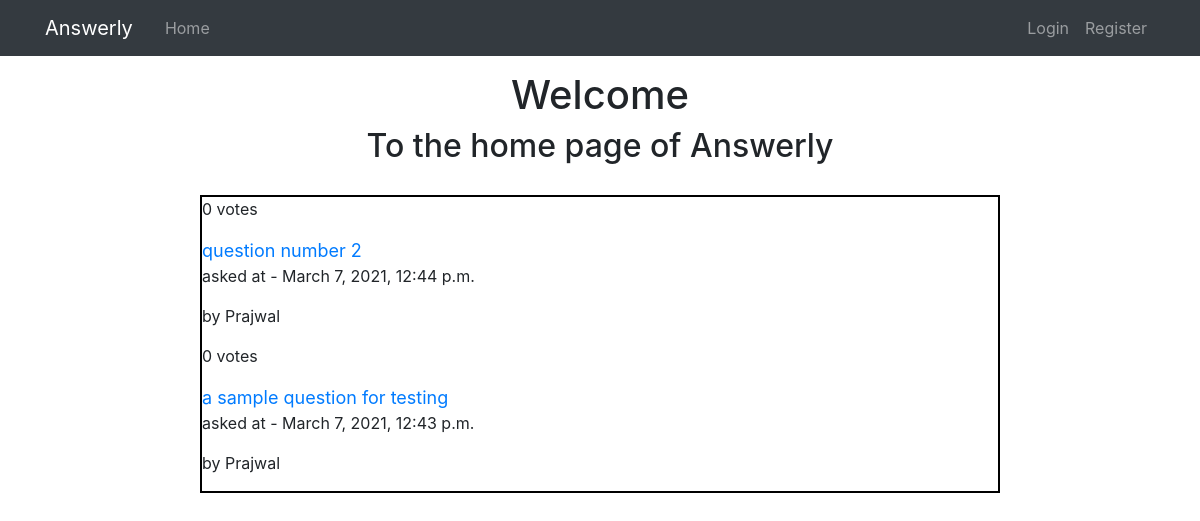
/, run on an earlier commit of the app's database.
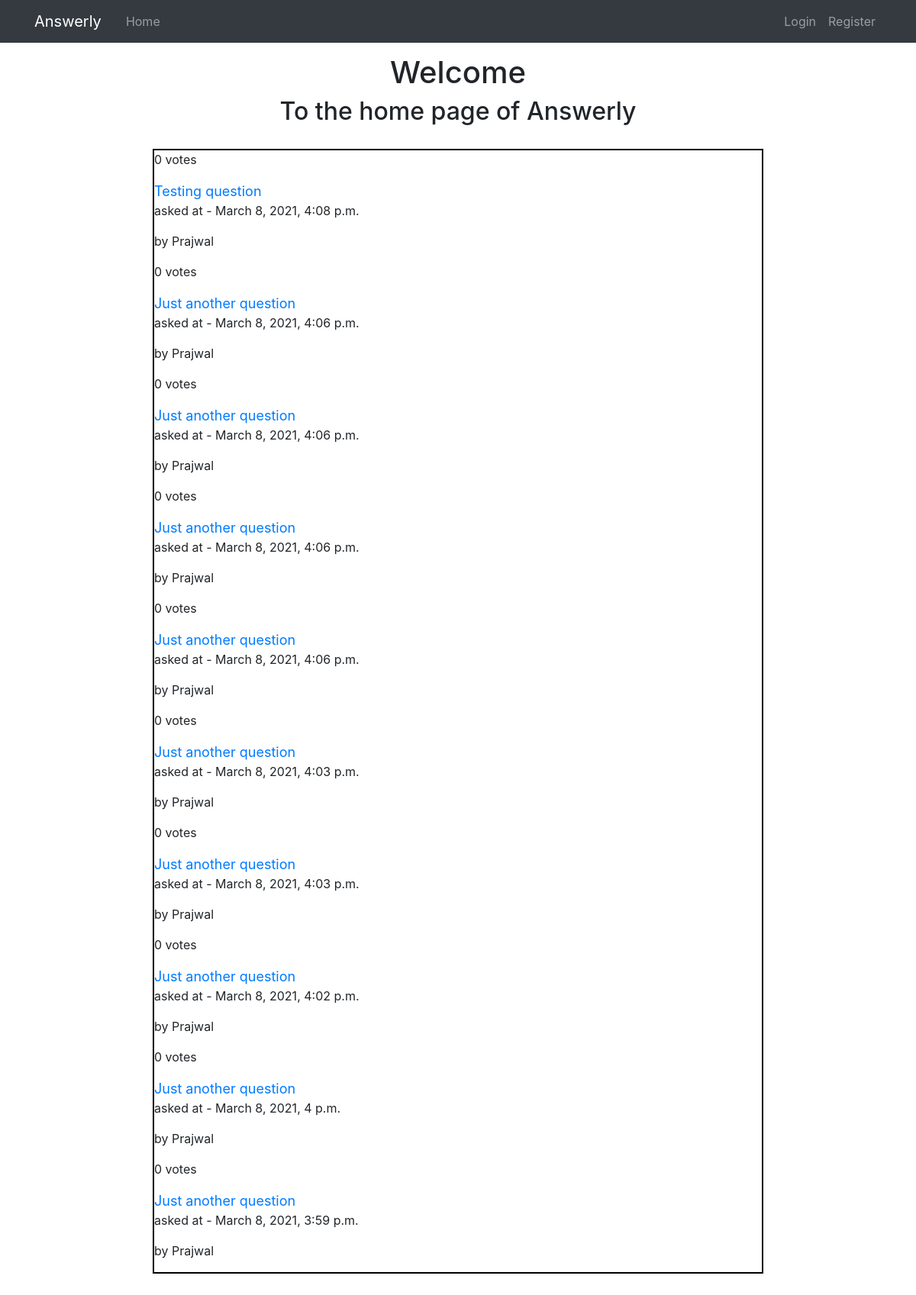
And on a later commit of the database.
### main/models.py (models this page shows, shortened)
class Question(models.Model):
    title = models.CharField('title for question', max_length=150, blank=False)
    content = models.TextField(
        'more information about question', blank=True, default='')
    asked_by = models.ForeignKey(to=get_user_model(), on_delete=models.CASCADE)
    created_at = models.DateTimeField(default=timezone.now, blank=True)
    votes = models.IntegerField('number of votes cast', default=0)

### users/models.py (models this page shows, shortened)
class User(AbstractUser):
    username = None
    email = models.EmailField('email address', unique=True)
    first_name = models.CharField(max_length=50, blank=False)
    last_name = models.CharField(max_length=50, blank=False)
    PRN = models.CharField('Permanent Registration Number',
                           max_length=10, unique=True, blank=False)
    year = models.IntegerField('year studying ex: 1 - first year',
                               choices=[(1, 1), (2, 2), (3, 3), (4, 4)], blank=False, default=1)
    branch = models.CharField("branch currently studying", max_length=50, blank=False, choices=[
                              ("COMP", "COMP"), ("E&TC", "E&TC"), ("MECH", "MECH")], default="COMP")
    division = models.CharField("division currently studying", max_length=50, blank=False, choices=[
                                ("A", "A"), ("B", "B"), ("SS", "SS")])
    date_joined = models.DateTimeField(
        "date user created account", default=timezone.now)
    USERNAME_FIELD = 'email'
    REQUIRED_FIELDS = ['first_name', 'last_name',
                       'PRN', 'year', 'branch', 'division']
    objects = CustomUserManager()

### main/views.py (the view)
# urls.py: 2. Add a URL to urlpatterns:  path('', views.home, name='home')
def home(request):
    question_list = Question.objects.order_by('-created_at')[:10]
    return render(request, 'main/home.html', {'question_list': question_list})

### main/templates/main/home.html
{% extends 'main/base.html' %}
{% load static %}
{% block stylesheets %}
<link rel="stylesheet" href="{% static 'main/home.css' %}">
{% endblock stylesheets %}
{% block content%}
<div class="welcome_header">
  <h1>Welcome</h1>
  <h2>To the home page of Answerly</h2>
</div>
<div class="questions_container">
  {% for question in question_list %}
  <div class="question">
    <p class="question__votes">{{ question.votes }} votes</p>
    <a class="question__title" href="{% url 'main:question_details' question.id %}">
      {{question.title}}
    </a>
    <p class="question__time">asked at - {{ question.created_at }}</p>
    <p class="question__author"> by {{ question.asked_by.first_name }}</p>
  </div>
  {% endfor %}
</div>
{% endblock content%}

### main/templates/main/base.html (shortened to what this page needs)
{% load static %}
<!DOCTYPE html>
<html lang="en">
  <head>
    <link
      rel="stylesheet"
      href="https://stackpath.bootstrapcdn.com/bootstrap/4.4.1/css/bootstrap.min.css"
    />
    <link rel="stylesheet" href="{% static 'main/base.css' %}">
    {% block stylesheets %}
    {% endblock stylesheets %}
  </head>
  <body>
    <header class="site-header">
      {% include 'main/navbar.html' %}
    </header>
    <div class="base_container">
      {% block content%}
      {% endblock content%}
    </div>
  </body>
</html>
</html>

### main/templates/main/navbar.html (shortened to what this page needs)
<nav
  class="navbar navbar-expand-md navbar-dark bg-dark"
  style="background-color: #e3f2fd"
>
  <div class="container">
    <a class="navbar-brand mr-4" href="{% url 'main:home' %}">Answerly</a>
    <div class="collapse navbar-collapse" id="navbarToggle">
      <div class="navbar-nav mr-auto">
        <a class="nav-item nav-link" href="{% url 'main:home' %}">Home</a>
      </div>
      <div class="navbar-nav">
        {% if user.is_authenticated %}
        <a class="nav-item nav-link" href="{% url 'logout' %}">Logout</a>
        {% else %}
        <a class="nav-item nav-link" href="{% url 'login' %}">Login</a>
        <a class="nav-item nav-link" href="{% url 'register' %}">Register</a>
        {% endif %}
      </div>
    </div>
  </div>
</nav>

### main/static/main/base.css (style rules this page uses)
* { margin: 0; padding: 0; box-sizing: border-box; }

### main/static/main/home.css (style rules this page uses)
.welcome_header { text-align: center; margin-top: 15px; }
.questions_container { width: 800px; margin: 30px auto; border: 2px solid black; }
.question__title { font-size: 18px; }

What changed in the data, as far as the page shows it:
no longer on this page (row unchanged): Question: votes "0", title "question number 2", created_at "March 7, 2021, 12:44 p.m.", asked_by.first_name "Prajwal"
no longer on this page (row unchanged): Question: votes "0", title "a sample question for testing", created_at "March 7, 2021, 12:43 p.m.", asked_by.first_name "Prajwal"
added Question: votes "0", title "Testing question", created_at "March 8, 2021, 4:08 p.m.", asked_by.first_name "Prajwal"
added Question: votes "0", title "Just another question", created_at "March 8, 2021, 4:06 p.m.", asked_by.first_name "Prajwal"
added Question: votes "0", title "Just another question", created_at "March 8, 2021, 4:06 p.m.", asked_by.first_name "Prajwal"
added Question: votes "0", title "Just another question", created_at "March 8, 2021, 4:06 p.m.", asked_by.first_name "Prajwal"
added Question: votes "0", title "Just another question", created_at "March 8, 2021, 4:06 p.m.", asked_by.first_name "Prajwal"
added Question: votes "0", title "Just another question", created_at "March 8, 2021, 4:03 p.m.", asked_by.first_name "Prajwal"
added Question: votes "0", title "Just another question", created_at "March 8, 2021, 4:03 p.m.", asked_by.first_name "Prajwal"
added Question: votes "0", title "Just another question", created_at "March 8, 2021, 4:02 p.m.", asked_by.first_name "Prajwal"
added Question: votes "0", title "Just another question", created_at "March 8, 2021, 4 p.m.", asked_by.first_name "Prajwal"
added Question: votes "0", title "Just another question", created_at "March 8, 2021, 3:59 p.m.", asked_by.first_name "Prajwal"
